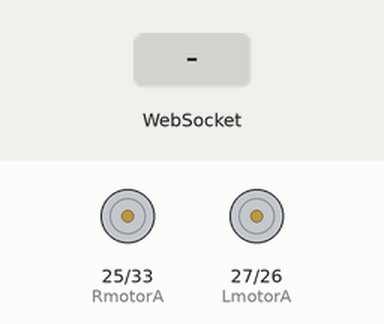
Recording of a sketch running on a simulated ESP32. On the bench: motor-driver pin pairs drawn as motors (green arrow = first pin HIGH = forward, orange = second pin HIGH = backward, longer = more drive). The inputs (shaded band) are chosen by the test bench. WiFi joins after 1.5 s; servers stay silent unless stated; what the sketch prints to the serial monitor is not drawn.

Above: at 3.7 s.
3.8 s: WebSocket text "F" received
At 4.2 s:
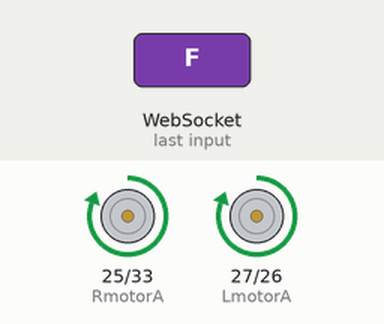
5.3 s: WebSocket text "B" received
At 6.5 s:
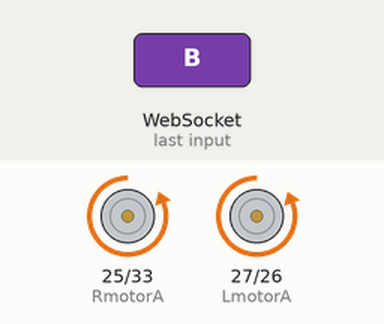
6.8 s: WebSocket text "L" received
At 7.6 s:
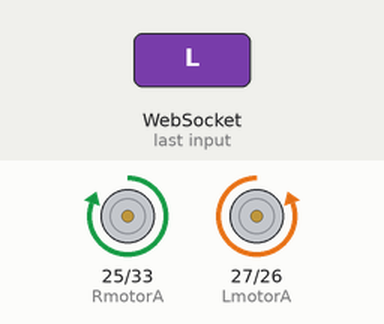
8.3 s: WebSocket text "R" received
At 8.8 s:
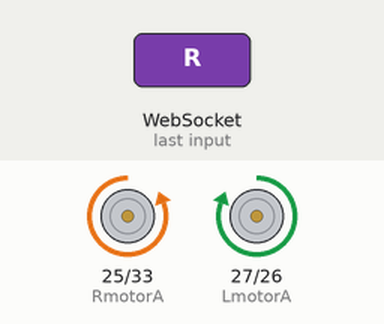
Timing chart, 0 to 10.8 s (numbered marks = the images above; inputs shaded):
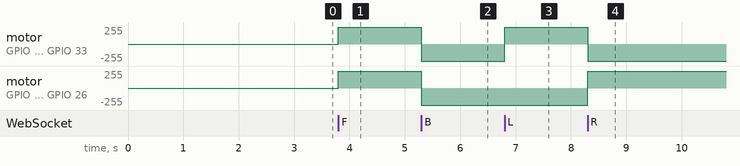

The sketch:

rover.ino
```cpp
#include <WiFi.h>
#include <WebSocketsClient.h>
// =====================================================
// WIFI
// =====================================================

const char* WIFI_SSID = "OPPO";
const char* WIFI_PASSWORD = "nrsf3263";

// =====================================================
// CROP-IQ RENDER BACKEND
// =====================================================

const char* SERVER_HOST = "cropiq-backend-mecl.onrender.com";
const int SERVER_PORT = 443;
const char* SERVER_PATH = "/ws/esp32";

// =====================================================
// MOTOR PINS
// =====================================================

#define LmotorA 27
#define LmotorB 26

#define RmotorA 25
#define RmotorB 33

// =====================================================
// WEBSOCKET
// =====================================================

WebSocketsClient webSocket;


// =====================================================
// MOTOR FUNCTIONS
// =====================================================

void Forward() {

  digitalWrite(LmotorA, HIGH);
  digitalWrite(LmotorB, LOW);

  digitalWrite(RmotorA, HIGH);
  digitalWrite(RmotorB, LOW);

  Serial.println("ROVER: FORWARD");

  if (webSocket.isConnected()) {
    webSocket.sendTXT("ROVER_FORWARD");
  }
}


void Backward() {

  digitalWrite(LmotorA, LOW);
  digitalWrite(LmotorB, HIGH);

  digitalWrite(RmotorA, LOW);
  digitalWrite(RmotorB, HIGH);

  Serial.println("ROVER: BACKWARD");

  if (webSocket.isConnected()) {
    webSocket.sendTXT("ROVER_BACKWARD");
  }
}


void Left() {

  digitalWrite(LmotorA, LOW);
  digitalWrite(LmotorB, HIGH);

  digitalWrite(RmotorA, HIGH);
  digitalWrite(RmotorB, LOW);

  Serial.println("ROVER: LEFT");

  if (webSocket.isConnected()) {
    webSocket.sendTXT("ROVER_LEFT");
  }
}


void Right() {

  digitalWrite(LmotorA, HIGH);
  digitalWrite(LmotorB, LOW);

  digitalWrite(RmotorA, LOW);
  digitalWrite(RmotorB, HIGH);

  Serial.println("ROVER: RIGHT");

  if (webSocket.isConnected()) {
    webSocket.sendTXT("ROVER_RIGHT");
  }
}


void Stop() {

  digitalWrite(LmotorA, LOW);
  digitalWrite(LmotorB, LOW);

  digitalWrite(RmotorA, LOW);
  digitalWrite(RmotorB, LOW);

  Serial.println("ROVER: STOPPED");

  if (webSocket.isConnected()) {
    webSocket.sendTXT("ROVER_STOPPED");
  }
}


// =====================================================
// PROCESS COMMAND FROM BACKEND
// =====================================================

void processCommand(String command) {

  command.trim();
  command.toUpperCase();

  Serial.print("COMMAND RECEIVED: ");
  Serial.println(command);

  if (command == "F") {

    Forward();

  }
  else if (command == "B") {

    Backward();

  }
  else if (command == "L") {

    Left();

  }
  else if (command == "R") {

    Right();

  }
  else if (command == "S") {

    Stop();

  }
  else {

    Serial.println("UNKNOWN COMMAND");

    Stop();
  }
}


// =====================================================
// WEBSOCKET EVENT HANDLER
// =====================================================

void webSocketEvent(
  WStype_t type,
  uint8_t* payload,
  size_t length
) {

  switch (type) {

    // -------------------------------------------------
    // BACKEND DISCONNECTED
    // -------------------------------------------------

    case WStype_DISCONNECTED:

      Serial.println("BACKEND: DISCONNECTED");

      // SAFETY STOP
      digitalWrite(LmotorA, LOW);
      digitalWrite(LmotorB, LOW);

      digitalWrite(RmotorA, LOW);
      digitalWrite(RmotorB, LOW);

      break;


    // -------------------------------------------------
    // BACKEND CONNECTED
    // -------------------------------------------------

    case WStype_CONNECTED:

      Serial.println("BACKEND: CONNECTED");

      // Tell FastAPI that ESP32 is ready
      webSocket.sendTXT("ESP32_READY");

      break;


    // -------------------------------------------------
    // TEXT COMMAND RECEIVED
    // -------------------------------------------------

    case WStype_TEXT: {

      String command = "";

      for (size_t i = 0; i < length; i++) {

        command += (char)payload[i];

      }

      processCommand(command);

      break;
    }


    default:

      break;
  }
}


// =====================================================
// CONNECT TO WIFI
// =====================================================

void connectWiFi() {

  Serial.println();
  Serial.println("================================");
  Serial.println("Connecting to Wi-Fi...");
  Serial.println("================================");

  WiFi.begin(WIFI_SSID, WIFI_PASSWORD);

  while (WiFi.status() != WL_CONNECTED) {

    delay(500);

    Serial.print(".");
  }

  Serial.println();
  Serial.println("Wi-Fi Connected!");

  Serial.print("ESP32 IP Address: ");
  Serial.println(WiFi.localIP());
}


// =====================================================
// SETUP
// =====================================================

void setup() {

  Serial.begin(115200);

  delay(1000);

  Serial.println();
  Serial.println("================================");
  Serial.println("       CropIQ Rover ESP32");
  Serial.println("================================");


  // -------------------------------------------------
  // MOTOR PINS
  // -------------------------------------------------

  pinMode(LmotorA, OUTPUT);
  pinMode(LmotorB, OUTPUT);

  pinMode(RmotorA, OUTPUT);
  pinMode(RmotorB, OUTPUT);


  // -------------------------------------------------
  // SAFETY STOP AT STARTUP
  // -------------------------------------------------

  digitalWrite(LmotorA, LOW);
  digitalWrite(LmotorB, LOW);

  digitalWrite(RmotorA, LOW);
  digitalWrite(RmotorB, LOW);

  Serial.println("Motors initialized.");
  Serial.println("Rover stopped.");


  // -------------------------------------------------
  // WIFI
  // -------------------------------------------------

  connectWiFi();


  // -------------------------------------------------
  // WEBSOCKET CONNECTION
  // -------------------------------------------------

  Serial.println();
  Serial.println("Connecting to CropIQ backend...");

  webSocket.beginSSL(
    SERVER_HOST,
    SERVER_PORT,
    SERVER_PATH
  );

  webSocket.onEvent(webSocketEvent);

  // Try reconnecting every 5 seconds
  webSocket.setReconnectInterval(5000);

  Serial.println("WebSocket initialized.");
}


// =====================================================
// MAIN LOOP
// =====================================================

void loop() {

  webSocket.loop();
}
```

Measured:
- after the input at 3.8 s, motor on GPIO 25 (RmotorA) / GPIO 33 (RmotorB), motor on GPIO 27 (LmotorA) / GPIO 26 (LmotorB): stopped → forward 255/255 at once
- after the input at 5.3 s, motor on GPIO 25 (RmotorA) / GPIO 33 (RmotorB), motor on GPIO 27 (LmotorA) / GPIO 26 (LmotorB): forward 255/255 → backward 255/255 at once
- after the input at 6.8 s, motor on GPIO 25 (RmotorA) / GPIO 33 (RmotorB): backward 255/255 → forward 255/255 at once
- after the input at 8.3 s, motor on GPIO 25 (RmotorA) / GPIO 33 (RmotorB): forward 255/255 → backward 255/255 at once; motor on GPIO 27 (LmotorA) / GPIO 26 (LmotorB): backward 255/255 → forward 255/255 at once
